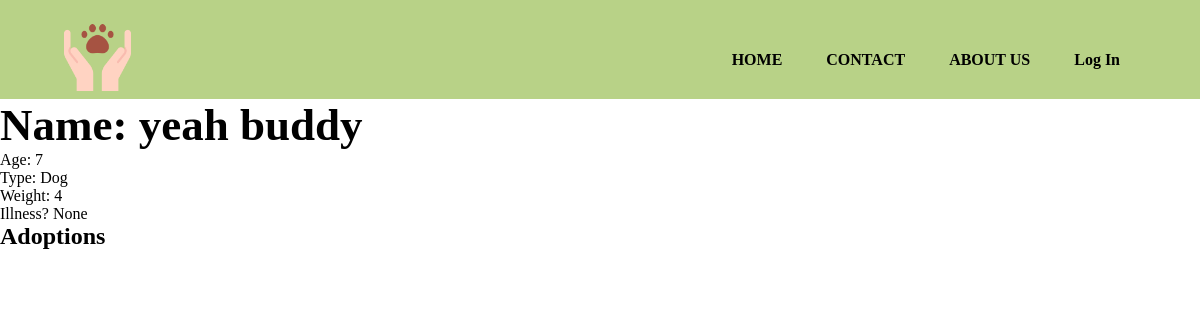
The page /pet_detail/7/ on the database its author committed.
### shelter/models.py (models this page shows, shortened)
class Pet(models.Model):
    name = models.CharField(max_length=100)
    animal_type = models.CharField(max_length=100)
    age = models.IntegerField()
    weight = models.CharField(max_length=100)
    illness = models.CharField(max_length=100)
    breed = models.CharField(max_length=100, default='Unknown')

### shelter/views.py (the view)
# urls.py: path('pet_detail/<int:pk>/', pet_detail, name='pet_detail'),
def pet_detail(request, pk):
    pet = get_object_or_404(Pet, pk=pk)
    return render(request, 'pet_detail.html', {'pet': pet})

### templates/pet_detail.html (shortened to what this page needs)
{% extends 'base.html' %}
{% block content %}
<h1>Name: {{ pet.name }}</h1>
<p>Age: {{ pet.age }}</p>
<p>Type: {{ pet.animal_type }}</p>
<p>Weight: {{ pet.weight }}</p>
<p>Illness? {{ pet.illness }}</p>
<h2>Adoptions</h2>
{% endblock %}

### static/menu.css (style rules this page uses)
* { margin: 0; padding: 0; }
h1 { font-size: 45px; color: black; }

### rows shown on the page
Pet: name "yeah buddy", age "7", animal_type "Dog", weight "4", illness "None"
